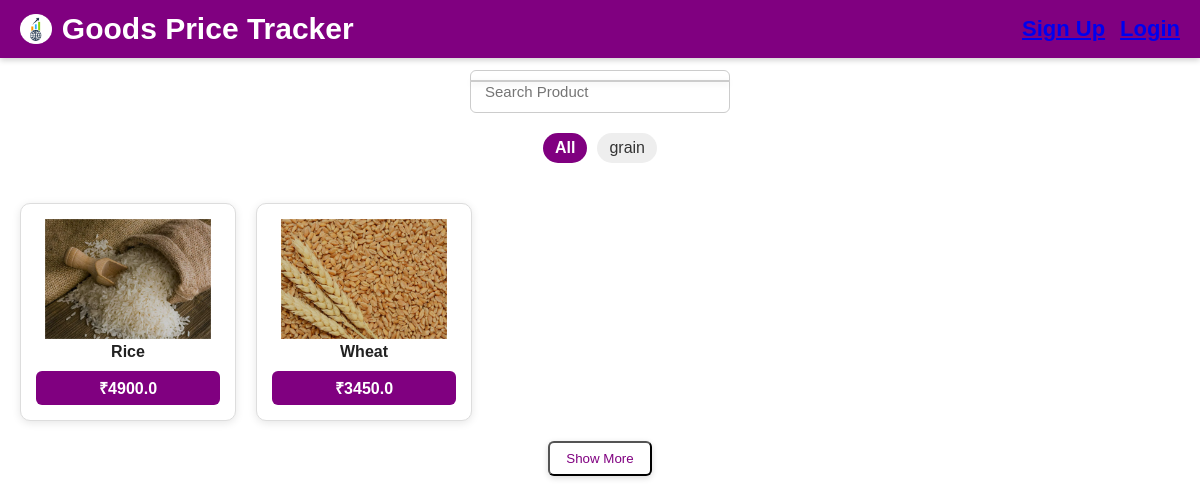
Before: / with the older database file.
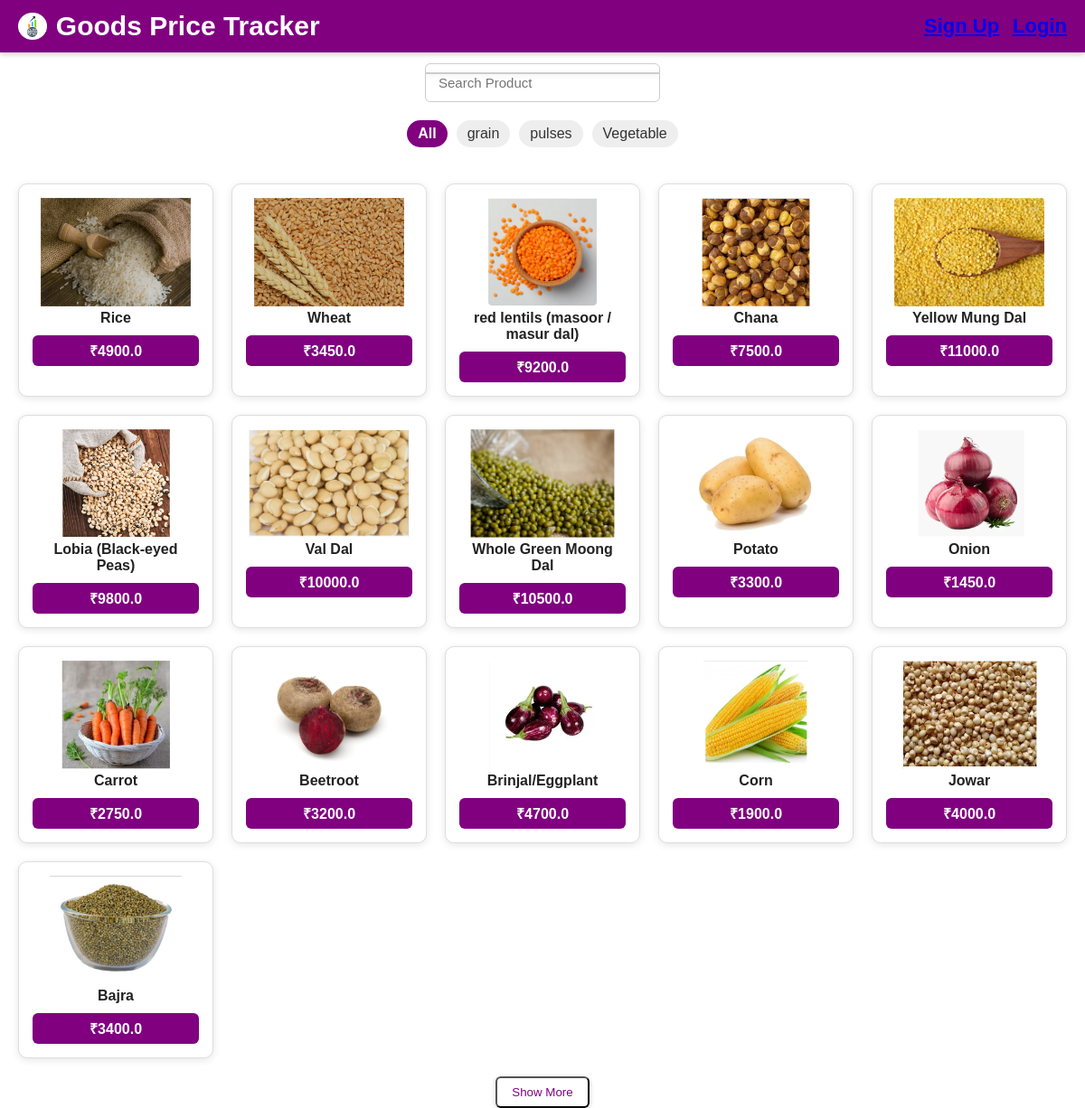
After: the same page with the newer database file.
### tracker/models.py (models this page shows, shortened)
class Product(models.Model):
    product_id = models.AutoField(primary_key=True)
    name = models.CharField(max_length=100)
    description = models.TextField()
    price = models.FloatField()
    category = models.CharField(max_length=100)
    tag = models.CharField(max_length=255)
    unit = models.CharField(max_length=50)
    image = models.ImageField(upload_to='product_images/', blank=True, null=True)

### tracker/views.py (the view)
# urls.py: path('', views.dashboard, name='dashboard'),
def dashboard(request):
    tags = ['tag1', 'tag2']  # or get from database
    products = Product.objects.all()  # or filtered queryset
    selected_tag = request.GET.get('tag', 'all')
    limit = int(request.GET.get('limit', 20))
    context = {
        'tags': tags,
        'products': products[:limit],
        'selected_tag': selected_tag,
        'limit': limit,
    }
    if not request.user.is_authenticated and request.GET.get("guest") == "true":
        request.session["is_guest"] = True
    elif request.user.is_authenticated:
        request.session["is_guest"] = False
    tag = request.GET.get("tag", "all")
    products = Product.objects.all()
    if tag != "all":
        products = products.filter(tag__icontains=tag)
    limit = int(request.GET.get("limit", 20))
    products = products[:limit]
    tags = list(Product.objects.values_list("tag", flat=True).distinct())
    return render(request, "tracker/dashboard.html", {
        "products": products,
        "tags": tags,
        "selected_tag": tag,
        "limit": limit,
    })

### tracker/templates/tracker/dashboard.html (shortened to what this page needs)
{% load static %}
<!DOCTYPE html>
<html lang="en">
<head>
  <link rel="stylesheet" href="{% static 'css/style.css' %}">
</head>
<body>
  <div class="page-header">
    <div class="logo-title">
      <img src="{% static 'images/logo.png' %}" alt="Logo" class="logo">
      <span>Goods Price Tracker</span>
    </div>
    <div class="top-right">
      {% if request.user.is_authenticated %}
        <span>Welcome, {{ request.user.username }}</span>
        <a href="{% url 'login' %}"><button type="button">Logout</button></a>
      {% else %}
        <a href="{% url 'signup' %}">Sign Up</a>
        <a href="{% url 'login' %}">Login</a>
      {% endif %}
    </div>
  </div>
  <div class="center">
    <input type="text" id="searchInput" placeholder="Search Product" autocomplete="off">
    <ul id="searchResults" class="search-results"></ul>
  </div>
  <div class="tags-bar">
    <a href="?tag=all" class="tag {% if selected_tag == 'all' %}active{% endif %}">All</a>
    {% for t in tags %}
      <a href="?tag={{ t }}" class="tag {% if selected_tag == t %}active{% endif %}">{{ t }}</a>
    {% endfor %}
  </div>
  <div class="products-grid">
    {% for p in products %}
      <a href="{% url 'product_detail' p.product_id %}" class="product-card">
        {% if p.image %}
          <img src="{{ p.image.url }}" alt="{{ p.name }}">
        {% else %}
          <img src="{% static 'images/default.png' %}" alt="No image">
        {% endif %}
        <h4>{{ p.name }}</h4>
        <div class="price-box">₹{{ p.price }}</div>
      </a>
    {% empty %}
      <p style="text-align:center; margin-top:20px;">No products available.</p>
    {% endfor %}
  </div>
  <div class="center">
    <a href="?tag={{ selected_tag }}&limit={{ limit|add:20 }}">
      <button>Show More</button>
    </a>
  </div>
</body>
</html>

### tracker/static/CSS/style.css (style rules this page uses)
* { box-sizing: border-box; margin: 0; padding: 0; }
body { font-family: 'Poppins', sans-serif; background-color: #ffffff; color: #222; min-height: 100vh; padding-top: 70px; }
.page-header { position: fixed; top: 0; left: 0; width: 100%; display: flex; align-items: center; justify-content: space-between; background-color: purple; color: white; padding: 12px 20px; font-size: 22px; font-weight: 600; box-shadow: 0 2px 6px rgba(0,0,0,0.2); z-index: 1000; }
.logo-title { display: flex; align-items: center; font-size: 30px; gap: 10px; }
.logo-title img.logo { height: 30px; width: auto; }
.top-right { display: flex; gap: 15px; }
.center { display: flex; flex-direction: column; align-items: center; }
input, textarea { padding: 12px 14px; width: 260px; border: 1px solid #ccc; border-radius: 6px; outline: none; transition: 0.2s; font-size: 15px; }
button, .link-button { display: inline-block; padding: 8px 16px; margin: 0 8px; border-radius: 6px; background: #ffffff; color: purple; font-weight: 500; text-decoration: none; cursor: pointer; transition: all 0.2s ease-in-out; box-shadow: 0 2px 6px rgba(0,0,0,0.15); }
.tags-bar { display: flex; flex-wrap: wrap; justify-content: center; margin: 20px 0; gap: 10px; }
.tag { padding: 6px 12px; border-radius: 20px; background: #eee; color: #333; text-decoration: none; transition: 0.2s; }
.tag.active { background: purple; color: white; font-weight: bold; }
.products-grid { display: grid; grid-template-columns: repeat(auto-fill, minmax(180px, 1fr)); gap: 20px; padding: 20px; }
.product-card { display: block; border: 1px solid #ddd; border-radius: 10px; text-align: center; padding: 15px; background: white; box-shadow: 0 2px 8px rgba(0,0,0,0.1); transition: transform 0.2s; color: inherit; text-decoration: none; }
.product-card img { max-width: 100%; height: 120px; object-fit: contain; }
.price-box { margin-top: 10px; padding: 6px 12px; background: purple; color: white; border-radius: 6px; font-weight: bold; }
.search-results { list-style: none; padding: 0; margin: 10px auto; width: 260px; background: white; border: 1px solid #ccc; border-radius: 6px; box-shadow: 0 2px 6px rgba(0,0,0,0.1); max-height: 200px; overflow-y: auto; position: absolute; z-index: 1000; }

Changed rows visible on the page:
added Product: image (picture), name "red lentils (masoor / masur dal)", price "9200.0"
added Product: image (picture), name "Chana", price "7500.0"
added Product: image (picture), name "Yellow Mung Dal", price "11000.0"
added Product: image (picture), name "Lobia (Black-eyed Peas)", price "9800.0"
added Product: image (picture), name "Val Dal", price "10000.0"
added Product: image (picture), name "Whole Green Moong Dal", price "10500.0"
added Product: image (picture), name "Potato", price "3300.0"
added Product: image (picture), name "Onion", price "1450.0"
added Product: image (picture), name "Carrot", price "2750.0"
added Product: image (picture), name "Beetroot", price "3200.0"
added Product: image (picture), name "Brinjal/Eggplant", price "4700.0"
added Product: image (picture), name "Corn", price "1900.0"
added Product: image (picture), name "Jowar", price "4000.0"
added Product: image (picture), name "Bajra", price "3400.0"
Other visible differences:
new list line: "pulses"
new list line: "Vegetable"
